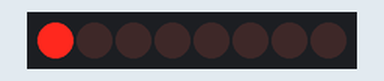
Bench run of a sketch on a simulated Arduino Uno, built with avr-gcc and run on an emulated ATmega328P. Parts: 8 shift-register outputs drawn as a row of LEDs (first output left, lit = HIGH). Wiring (inferred from the names in the program): shift register (74HC595): data pin 4; shift clock pin 2; latch pin 3. Wiring (inferred from the signals the program sends): row of LEDs: on Q0, Q1, Q2, Q3, Q4, Q5, Q6, Q7.

Above: at 0.1 s.
At 0.5 s:
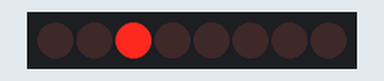
At 1.3 s:
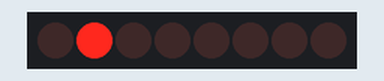
At 1.9 s:
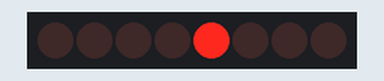
At 2.7 s:
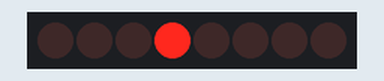
Timing chart, 0 to 3.0 s (numbered marks = the images above):
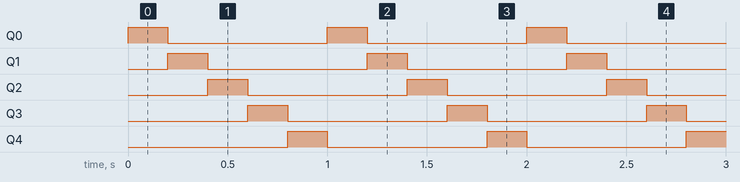

Measured:
- by itself, Q0–4: alternates HIGH for 0.20 s and LOW for 0.80 s
- by itself, everything shown: repeats every 1.0 s, in 5 steps

The sketch:

_02._Shift_Register.ino
```cpp
int pinClock = 2;
int pinLatch = 3;
int pinData = 4;

void setup() {
  pinMode(pinData, OUTPUT);
  pinMode(pinClock, OUTPUT);
  pinMode(pinLatch, OUTPUT);

}

void loop() {
  writeShift( 0b00000001 );
  delay(200);

  writeShift( 0b00000010 );
  delay(200);

  writeShift( 0b00000100 );
  delay(200);

  writeShift( 0b00001000 );
  delay(200);

  writeShift( 0b00010000 );
  delay(200);
}

void writeShift(byte data)
{
  shiftOut( pinData, pinClock, MSBFIRST, data );
  digitalWrite( pinLatch, HIGH );
  digitalWrite( pinLatch, LOW );
}
```
